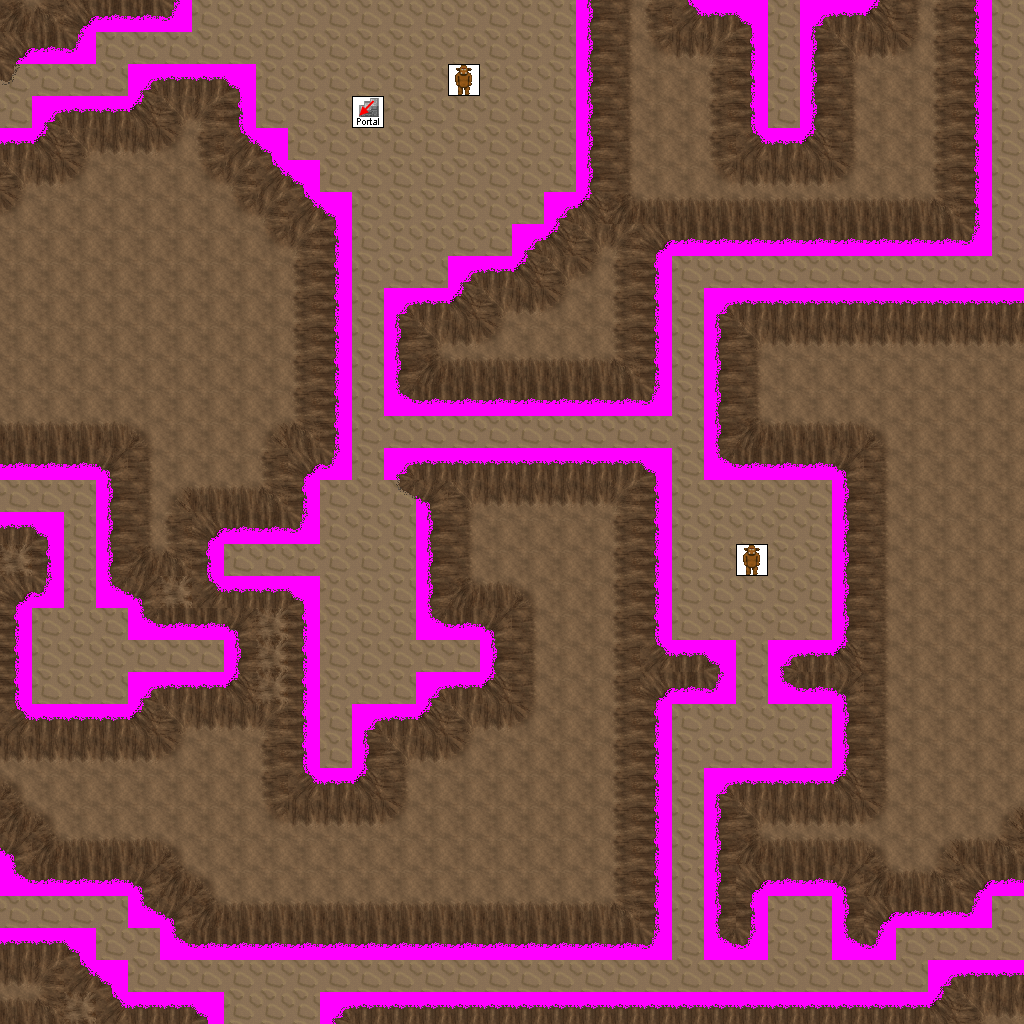

Tiled map render using the project's own tile images. Description and the map definition, with tile-layer contents summarised, below:
An orthogonal 32x32 tile map with 32x32 px tiles, 6 tile layers (Ground, Objects, Above, Walkable, ...), 7 tilesets and 18 objects (9x newmap, from_west_0, from_west_1, from_east_0, from_east_1, ...).

<map version="1.0" orientation="orthogonal" width="32" height="32" tilewidth="32" tileheight="32">
 <tileset firstgid="1" name="ground_ground_2" tilewidth="32" tileheight="32">
  <image source="../drawable/ground_ground_2.png" width="128" height="32" />
 </tileset>
 <tileset firstgid="5" name="ground_brown" tilewidth="32" tileheight="32">
  <image source="../drawable/ground_brown.png" width="160" height="32" />
 </tileset>
 <tileset firstgid="10" name="building_stairs_stairs" tilewidth="32" tileheight="32">
  <image source="../drawable/building_stairs_stairs.png" width="64" height="192" />
 </tileset>
 <tileset firstgid="22" name="logic_portal" tilewidth="32" tileheight="32">
  <image source="../drawable/logic_portal.png" width="256" height="96" />
 </tileset>
 <tileset firstgid="46" name="logic_creature_troll" tilewidth="32" tileheight="32">
  <image source="../drawable/logic_creature_troll.png" width="128" height="32" />
 </tileset>
 <tileset firstgid="50" name="building_wall_int_clay" tilewidth="32" tileheight="32">
  <image source="../drawable/building_wall_int_clay.png" width="320" height="320" />
 </tileset>
 <tileset firstgid="150" name="walkable_sentinel" tilewidth="32" tileheight="32">
  <image source="../drawable/walkable_sentinel.png" width="32" height="32" />
 </tileset>
 <layer name="Ground" width="32" height="32">
  <data>[1024 cells, 1024 non-empty, 2 distinct tile ids]</data>
 </layer>
 <layer name="Objects" width="32" height="32">
  <data>[1024 cells, 0 non-empty, 0 distinct tile ids]</data>
 </layer>
 <layer name="Above" width="32" height="32">
  <data>[1024 cells, 0 non-empty, 0 distinct tile ids]</data>
 </layer>
 <layer name="Walkable" width="32" height="32">
  <data>[1024 cells, 765 non-empty, 1 distinct tile ids]</data>
 </layer>
 <layer name="Objects_stendhal" width="32" height="32">
  <data>[1024 cells, 768 non-empty, 27 distinct tile ids]</data>
 </layer>
 <layer name="Objects_stendhal2" width="32" height="32">
  <data>[1024 cells, 3 non-empty, 2 distinct tile ids]</data>
 </layer>
 <objectgroup name="Mapevents" width="32" height="32">
  <object name="exit_east_0" type="newmap" x="992" y="32" width="32" height="256">
   <properties>
    <property name="map" value="level_4_semos_dungeon_x3_y2" />
    <property name="place" value="from_east_0" />
   </properties>
  </object>
  <object name="exit_east_1" type="newmap" x="992" y="896" width="32" height="32">
   <properties>
    <property name="map" value="level_4_semos_dungeon_x3_y2" />
    <property name="place" value="from_east_1" />
   </properties>
  </object>
  <object name="exit_west_0" type="newmap" x="0" y="96" width="32" height="32">
   <properties>
    <property name="map" value="level_4_semos_dungeon_x1_y2" />
    <property name="place" value="from_west_0" />
   </properties>
  </object>
  <object name="exit_west_1" type="newmap" x="0" y="480" width="32" height="32">
   <properties>
    <property name="map" value="level_4_semos_dungeon_x1_y2" />
    <property name="place" value="from_west_1" />
   </properties>
  </object>
  <object name="exit_west_2" type="newmap" x="0" y="896" width="32" height="32">
   <properties>
    <property name="map" value="level_4_semos_dungeon_x1_y2" />
    <property name="place" value="from_west_2" />
   </properties>
  </object>
  <object name="exit_south_0" type="newmap" x="224" y="992" width="96" height="32">
   <properties>
    <property name="map" value="level_4_semos_dungeon_x2_y3" />
    <property name="place" value="from_south_0" />
   </properties>
  </object>
  <object name="exit_north_0" type="newmap" x="288" y="0" width="288" height="32">
   <properties>
    <property name="map" value="level_4_semos_dungeon_x2_y1" />
    <property name="place" value="from_north_0" />
   </properties>
  </object>
  <object name="exit_north_1" type="newmap" x="768" y="0" width="32" height="32">
   <properties>
    <property name="map" value="level_4_semos_dungeon_x2_y1" />
    <property name="place" value="from_north_1" />
   </properties>
  </object>
  <object name="exit_north_2" type="newmap" x="992" y="0" width="32" height="32">
   <properties>
    <property name="map" value="level_4_semos_dungeon_x2_y1" />
    <property name="place" value="from_north_2" />
   </properties>
  </object>
 </objectgroup>
 <objectgroup name="Spawn" width="32" height="32">
  <object name="from_west_0" x="992" y="160" width="32" height="32" />
  <object name="from_west_1" x="992" y="896" width="32" height="32" />
  <object name="from_east_0" x="0" y="96" width="32" height="32" />
  <object name="from_east_1" x="0" y="480" width="32" height="32" />
  <object name="from_east_2" x="0" y="896" width="32" height="32" />
  <object name="from_north_0" x="256" y="992" width="32" height="32" />
  <object name="from_south_0" x="416" y="0" width="32" height="32" />
  <object name="from_south_1" x="768" y="0" width="32" height="32" />
  <object name="from_south_2" x="992" y="0" width="32" height="32" />
 </objectgroup>
 <objectgroup name="Keys" width="32" height="32" />
 <objectgroup name="Replace" width="32" height="32" />
</map>
